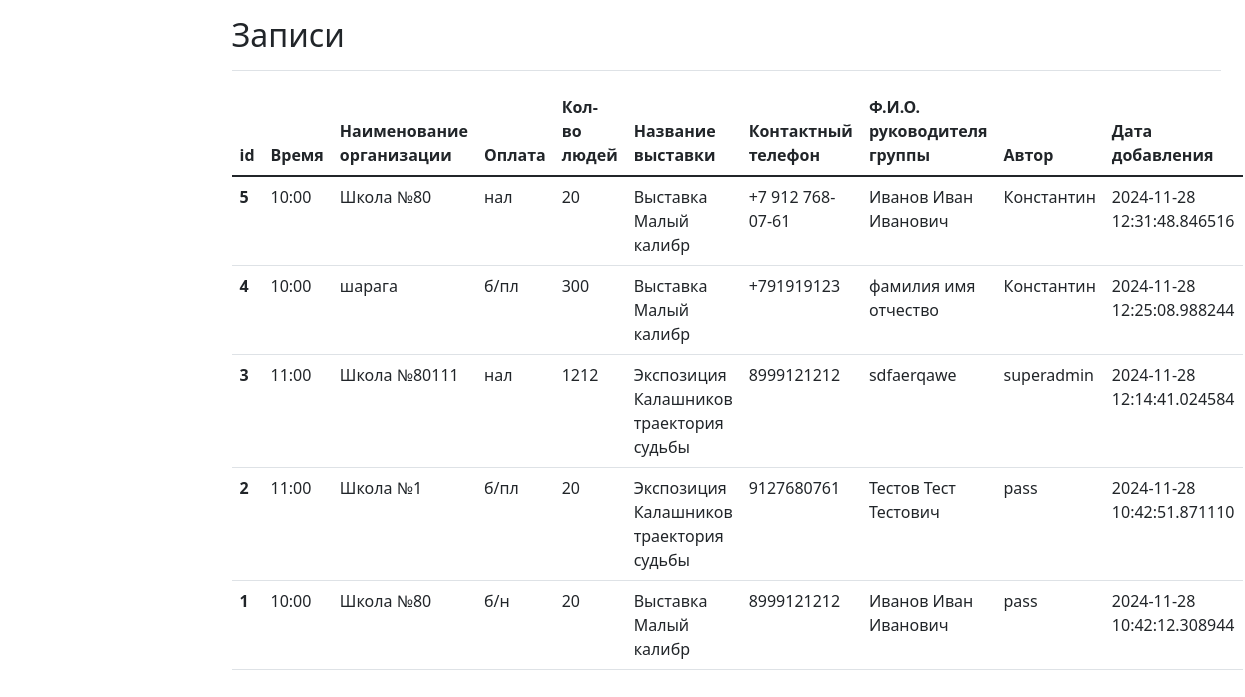
The page /index on the database as committed earlier.
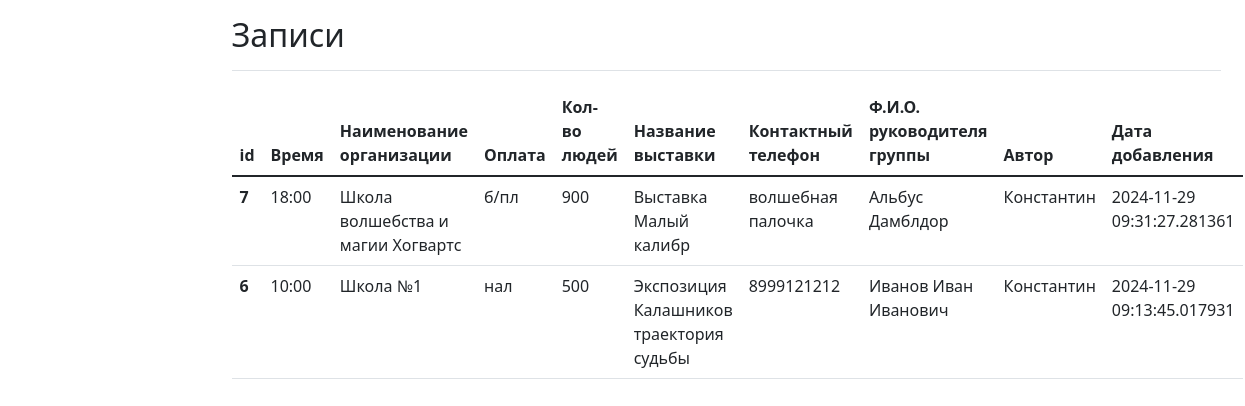
The same page on the database as committed later.
### app.py (models this page shows, shortened)
class Goods(db.Model):
    __tablename__ = 'goods'
    goods_id = db.Column(name='goods_id', type_=db.Integer(), primary_key=True)
    time = db.Column(db.String(30), nullable=True)
    phone = db.Column(db.String(), nullable=True)
    size_id = db.Column(db.Integer(), nullable=True)
    category_id = db.Column(db.Integer(), nullable=True)
    date = db.Column(db.Integer(), nullable=True)
    peoples = db.Column(db.Integer(), nullable=True)
    orgname = db.Column(db.String(100), nullable=True)
    fio = db.Column(db.String(), nullable=True)
    autor = db.Column(db.String, nullable=False)
    created_on = db.Column(db.DateTime(), default=datetime.utcnow)

class Size(db.Model):
    size_id = db.Column(db.Integer, primary_key=True)
    size_name = db.Column(db.String(60), nullable=False)
    created_on = db.Column(db.DateTime(), default=datetime.utcnow)

class Category(db.Model):
    category_id = db.Column(db.Integer, primary_key=True)
    category_name = db.Column(db.String(60), nullable=False)
    created_on = db.Column(db.DateTime(), default=datetime.utcnow)

### app.py (the view)
@app.route('/')
@app.route('/index')
def index():
    sizes = {}
    categories = {}
    for size in Size.query.order_by(desc(Size.created_on)).all():
        sizes.update({size.size_id: size.size_name})
    for category in Category.query.order_by(desc(Category.created_on)).all():
        categories.update({category.category_id: category.category_name})
    goods = Goods.query.order_by(desc(Goods.created_on)).all()
    return render_template('index.html', goods=goods, categories=categories, sizes=sizes)

### templates/index.html (shortened to what this page needs)
<!DOCTYPE html>
<html lang="en">
<head>
    <link href="https://cdn.jsdelivr.net/npm/bootstrap@5.1.3/dist/css/bootstrap.min.css" rel="stylesheet">
</head>
<main class="col-md-9 ms-sm-auto col-lg-10 px-md-4">
            <div class="d-flex justify-content-between flex-wrap flex-md-nowrap align-items-center pt-3 pb-2 mb-3 border-bottom">
                <h1 class="h2">Записи</h1>
            </div>
            <table class="table">
              <thead class="thead-dark">
                <tr>
                  <th scope="col">id</th>
                  <th scope="col">Время</th>
                  <th scope="col">Наименование организации</th>
                  <th scope="col">Оплата</th>
                  <th scope="col">Кол-во людей</th>
                  <th scope="col">Название выставки</th>
                  <th scope="col">Контактный телефон</th>
                  <th scope="col">Ф.И.О. руководителя группы</th>
                  <th scope="col">Автор</th>
                  <th scope="col">Дата добавления</th>
                </tr>
              </thead>
              <tbody>
                {% for good in goods %}
                    <tr>
                      <th scope="row">{{ good.goods_id }}</th>
                      <td>{{ good.time }}</td>
                      <td>{{ good.orgname }}</td>
                      <td>{{ sizes.get(good.size_id) }}</td>
                      <td>{{ good.peoples }}</td>
                      <td>{{ categories.get(good.category_id) }}</td>
                      <td>{{ good.phone }}</td>
                      <td>{{ good.fio }}</td>
                      <td>{{ good.autor }}</td>
                      <td>{{ good.created_on }}</td>
                    </tr>
                {% endfor %}
              </tbody>
            </table>

Rows that differ between the two databases and show on the page:
removed Goods: goods_id "5", time "10:00", orgname "Школа №80", {{ sizes.get(good.size_id) }} "нал", peoples "20", {{ categories.get(good.category_id) }} "Выставка Малый калибр", phone "+7 912 768-07-61", fio "Иванов Иван Иванович", autor "Константин", created_on "2024-11-28 12:31:48.846516"
removed Goods: goods_id "4", time "10:00", orgname "шарага", {{ sizes.get(good.size_id) }} "б/пл", peoples "300", {{ categories.get(good.category_id) }} "Выставка Малый калибр", phone "+791919123", fio "фамилия имя отчество", autor "Константин", created_on "2024-11-28 12:25:08.988244"
removed Goods: goods_id "3", time "11:00", orgname "Школа №80111", {{ sizes.get(good.size_id) }} "нал", peoples "1212", {{ categories.get(good.category_id) }} "Экспозиция Калашников траектория судьбы", phone "8999121212", fio "sdfaerqawe", autor "superadmin", created_on "2024-11-28 12:14:41.024584"
removed Goods: goods_id "2", time "11:00", orgname "Школа №1", {{ sizes.get(good.size_id) }} "б/пл", peoples "20", {{ categories.get(good.category_id) }} "Экспозиция Калашников траектория судьбы", phone "9127680761", fio "Тестов Тест Тестович", autor "pass", created_on "2024-11-28 10:42:51.871110"
removed Goods: goods_id "1", time "10:00", orgname "Школа №80", peoples "20", {{ categories.get(good.category_id) }} "Выставка Малый калибр", phone "8999121212", fio "Иванов Иван Иванович", autor "pass", created_on "2024-11-28 10:42:12.308944"
no longer on this page (row unchanged): Size: get "б/н"
added Goods: goods_id "7", time "18:00", orgname "Школа волшебства и магии Хогвартс", {{ sizes.get(good.size_id) }} "б/пл", peoples "900", {{ categories.get(good.category_id) }} "Выставка Малый калибр", phone "волшебная палочка", fio "Альбус Дамблдор", autor "Константин", created_on "2024-11-29 09:31:27.281361"
added Goods: goods_id "6", time "10:00", orgname "Школа №1", {{ sizes.get(good.size_id) }} "нал", peoples "500", {{ categories.get(good.category_id) }} "Экспозиция Калашников траектория судьбы", phone "8999121212", fio "Иванов Иван Иванович", autor "Константин", created_on "2024-11-29 09:13:45.017931"
